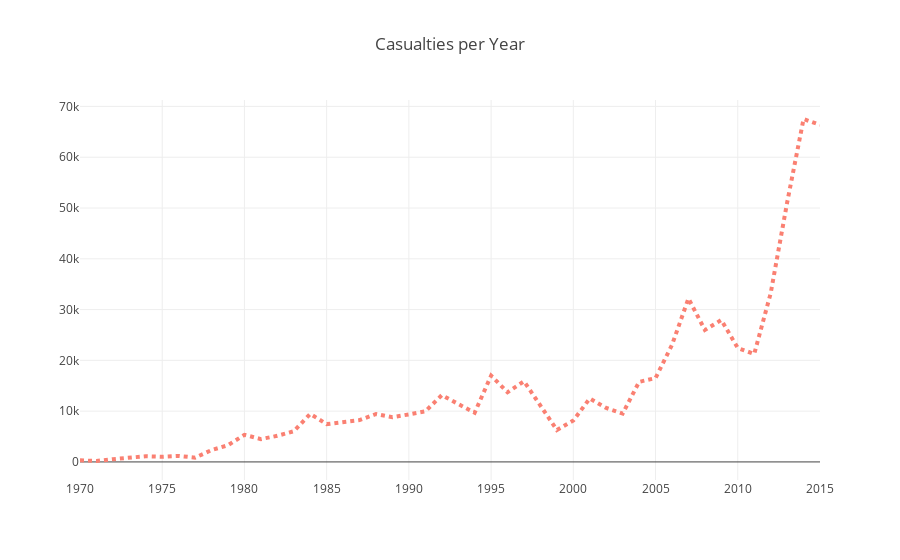

Here is the notebook cell this chart was saved with:
### Markdown cell above
### *Casualties by Year*

### Code cell
cpy = df.groupby('iyear', as_index=False)['casualties'].sum()

trace = go.Scatter(x = cpy.iyear, y = cpy.casualties,
                   name = 'Casualties', line = dict(color = 'salmon', width = 4, dash ='dot'),
                   hoverinfo = 'x+y+name')

layout = go.Layout(title = 'Casualties per Year')

py.iplot(dict(data = [trace], layout = layout))

### Figure 1 — Plotly figure (JSON) as saved in the notebook; plotly's stock layout.template omitted (floating-point values rounded to 4 significant figures)
{"data": [{"hoverinfo": "x+y+name", "line": {"color": "salmon", "dash": "dot", "width": 4}, "name": "Casualties", "type": "scatter", "x": [1970, 1971, 1972, 1973, 1974, 1975, 1976, 1977, 1978, 1979, 1980, 1981, 1982, 1983, 1984, 1985, 1986, 1987, 1988, 1989, 1990, 1991, 1992, 1994, 1995, 1996, 1997, 1998, 1999, 2000, 2001, 2002, 2003, 2004, 2005, 2006, 2007, 2008, 2009, 2010, 2011, 2012, 2013, 2014, 2015], "y": [327, 183, 541, 757, 1123, 1016, 1190, 844, 2323, 3295, 5339, 4498, 5142, 6039, 9454, 7449, 7881, 8224, 9437, 8805, 9367, 9954, 13145, 9687, 16994, 13717, 15879, 10989, 6286, 8149, 12504, 10632, 9516, 15762, 16517, 23041, 32182, 25977, 27946, 22435, 21254, 33201, 51042, 67525, 66362]}], "layout": {"title": "Casualties per Year"}}
